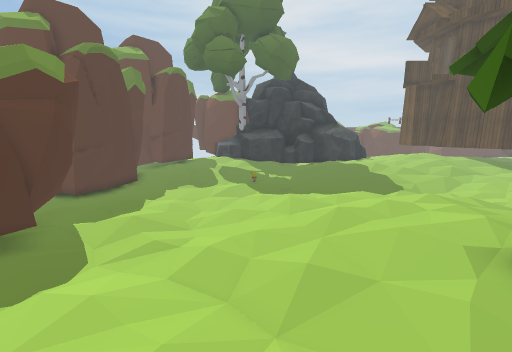
View 1 (above)

24 first-person views from a walk through a 3-D level made in the Unity game engine. The camera is 1.4 m above the floor, tilts 10° down and sees 90° across. The floor is counted in squares, 0.5 m on a side. Each view is taken from the middle of a square. On the plan, view 1 faces up. The plan holds only what a view shows up to about 19 squares ahead; the rest is blank. The place goes on beyond the plan. Some surface patterns are stand-ins.

View 2
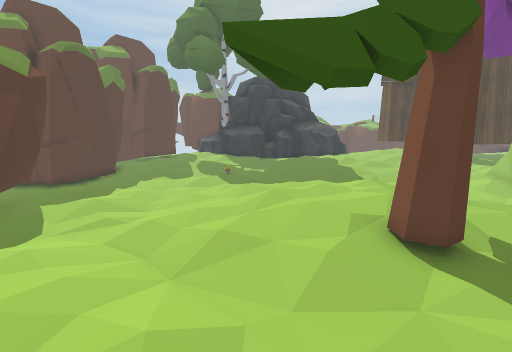

View 3
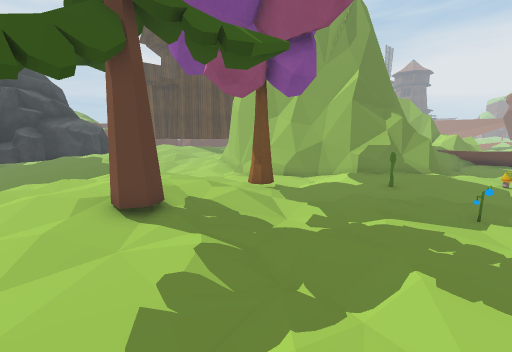

View 4
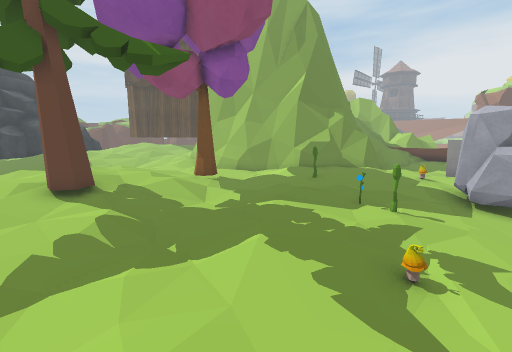

View 5
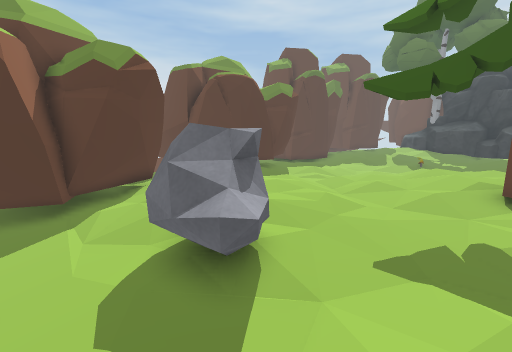

View 6
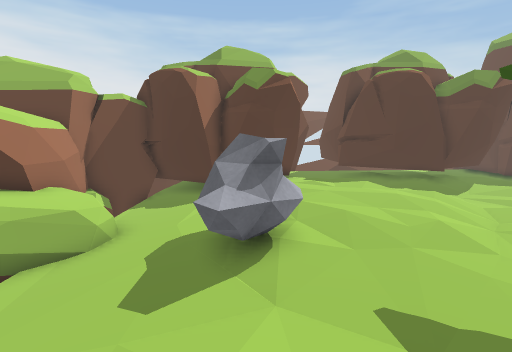

View 7
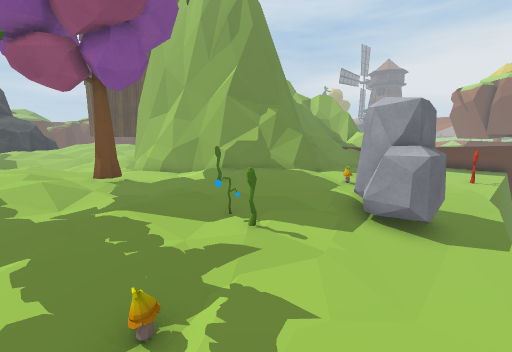

View 8
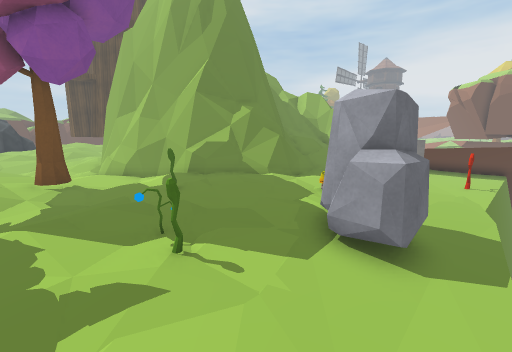

View 9
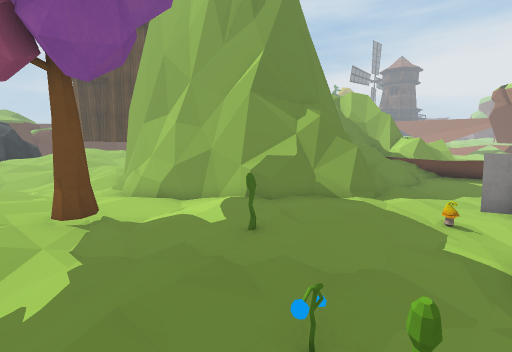

View 10
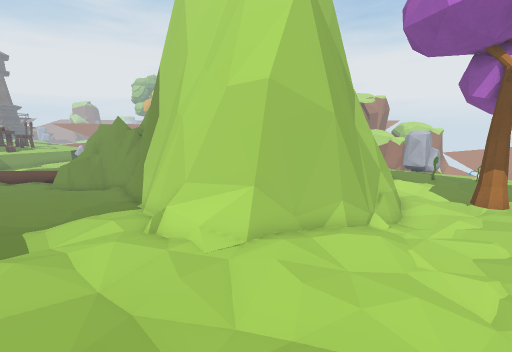

View 11
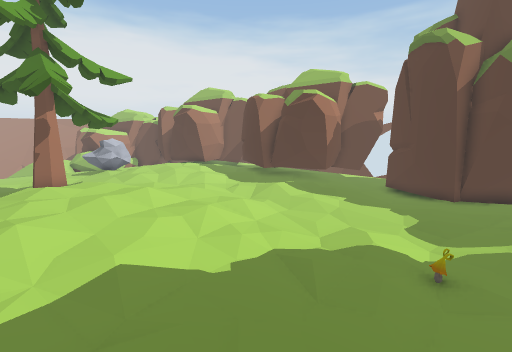

View 12
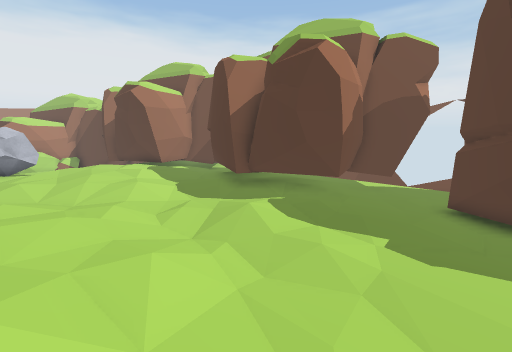

View 13
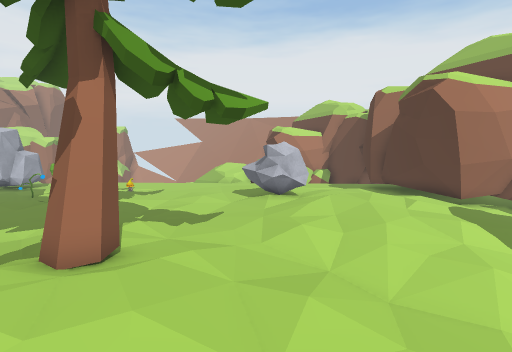

View 14
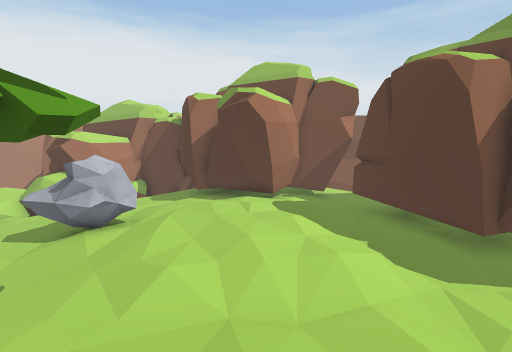

View 15
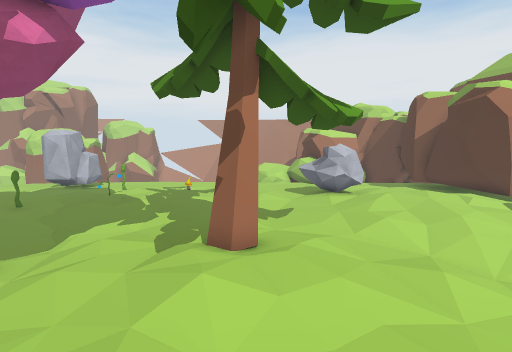

View 16
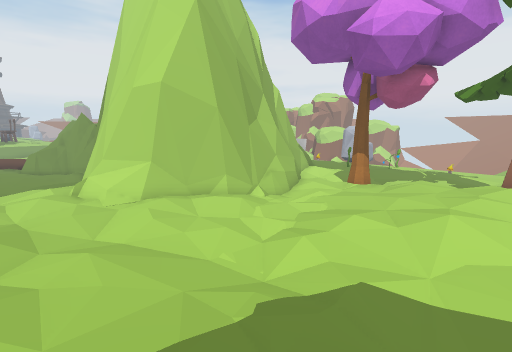

View 17
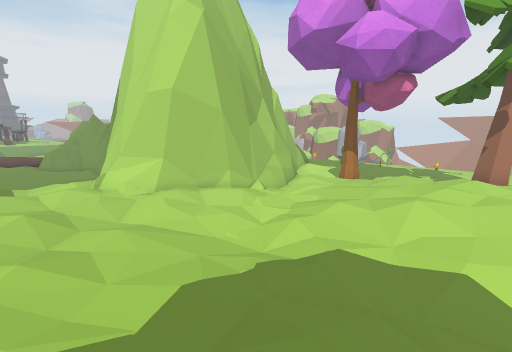

View 18
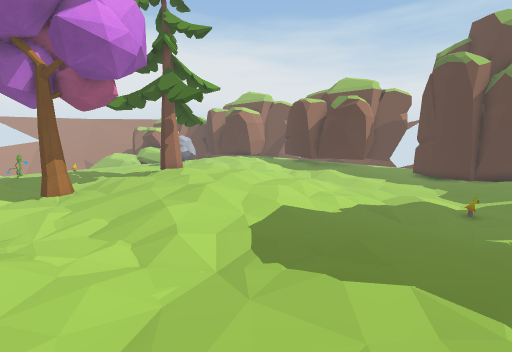

View 19
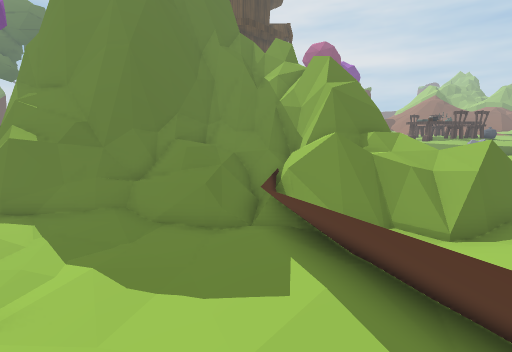

View 20
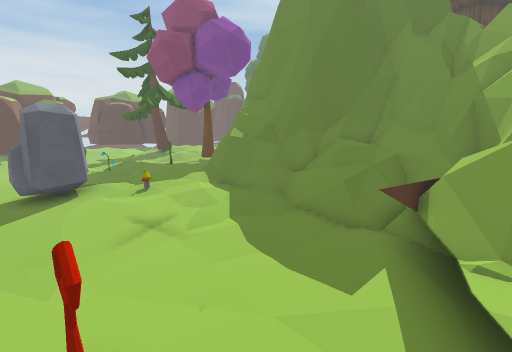

View 21
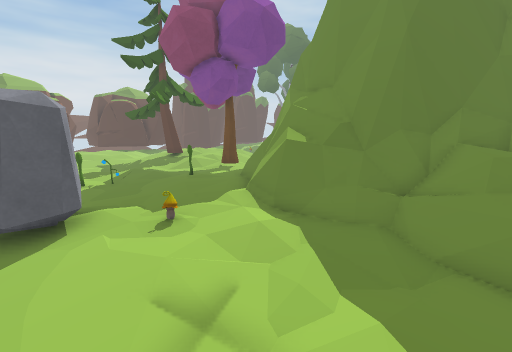

View 22
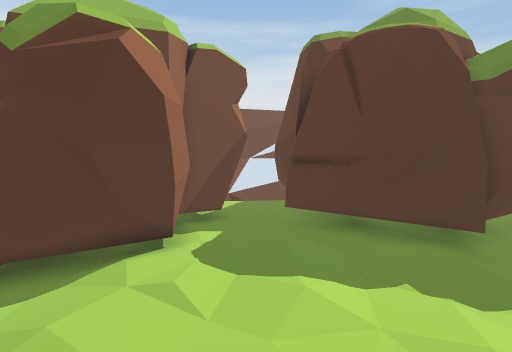

View 23
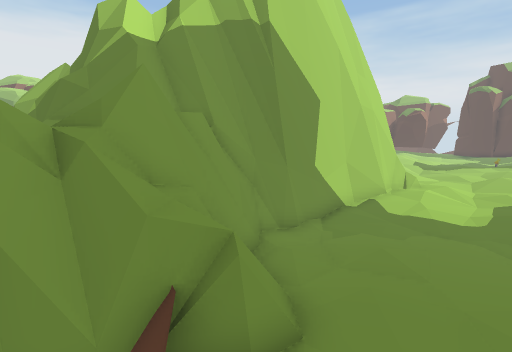

View 24
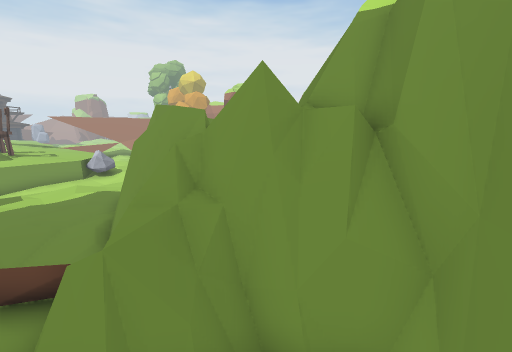

### Floor plan
Key: @ floor where view 1 was taken; # wall or solid block; x gap in a wall; . main floor; : floor 0.25 m higher than the main floor; - floor 0.25 m lower than the main floor; + floor 0.5 m higher than the main floor; * floor 0.75 m higher than the main floor; % floor 1 m higher than the main floor; & floor 1.25 m higher than the main floor; / step, stairs or slope; = window, fence, low wall or low ledge; ^ raised ledge; v drop or lower ground; O other object.
Columns run from 16 left of view 1 to 33 right of it. Each row starts with its distance up from view 1.
 19        OO.....------...:::::::::::::::....::::::.
 18      OOOO...----O---...:::::../:..::.......::....
 17   O  OOOO-..--------...:::......::::::.......#=...
 16   OOOO OO------------...........::::::.......===#.
 15    OOOOO-------------.-...---....=###==..--.#==#^=
 14    OOOOO-------------....---...:=#########==######
 13  vv------.-------........./-...:##      ######
 12  vvOO----..------/..:::.......:##
 11    OOO-OO...---../:::::/::.....##
 10     OOOOOO...--..::::::+:::...##
  9     OOO OO...--.../:++:::::...=#
  8      OOOOOO...-.:::+++++::::..=##
  7      OOOOOO.....:::+++++:::...###
  6     OOOOOOO.-....::+++++::::...=#
  5     OOO  OO../...:::++++:::OO..=##
  4      OO OO...::...:O:OO::::.....##      ######
  3    OOOOOOO..::::..OOOO:::/...:::=###  ####=#=##
  2 ## OOOOOO.::::::::.OO:::.....::::=######=%==*####=
  1  #vv-O-...::::::::....:......::::#=###=====:*&%%=#
  0  #vvOOO...::::::@:.........:::O::::===#:::==*==**=
 -1  #   OOOOOOO::::::........:::::::::::......=x#=+==
 -2  #O  OOOOOOO::::OOO........:....:::...............
 -3       OOO OO.:::O&O.........O......O......-.=....
 -4        OOOOO....OOOO........O..........O..--.=.
 -5        OOOOOO.......-----O.....OOO....O------=-
 -6        OO OOO.......---------..OOO..---------==
 -7       OO  OO-------------------OOO--------O---^=-
 -8        OO OO---OOO------------------vvvvvvvvvv=^v
 -9           OOO OOOOO                       vvvv

Where each view was taken, in squares from view 1:
view 1: 0 up, 0 right, facing up
view 2: 1 down, 2 right, facing up
view 3: 3 down, 3 right, facing up-right
view 4: 6 down, 4 right, facing up-right
view 5: 6 down, 5 right, facing up-left
view 6: 3 down, 7 right, facing left
view 7: 8 down, 8 right, facing up-right
view 8: 8 down, 10 right, facing up-right
view 9: 4 down, 10 right, facing up-right
view 10: 19 up, 11 right, facing down-right
view 11: 19 up, 7 right, facing down-left
view 12: 15 up, 1 right, facing down-left
view 13: 9 up, 2 right, facing down
view 14: 7 up, 3 right, facing down-left
view 15: 10 up, 5 right, facing down
view 16: 18 up, 6 right, facing down-right
view 17: 19 up, 5 right, facing down-right
view 18: 19 up, 13 right, facing down-left
view 19: 7 down, 27 right, facing up
view 20: 7 down, 29 right, facing up-left
view 21: 6 down, 25 right, facing up-left
view 22: 1 up, 0 right, facing left
view 23: 19 up, 32 right, facing down-left
view 24: 17 up, 26 right, facing down-right
